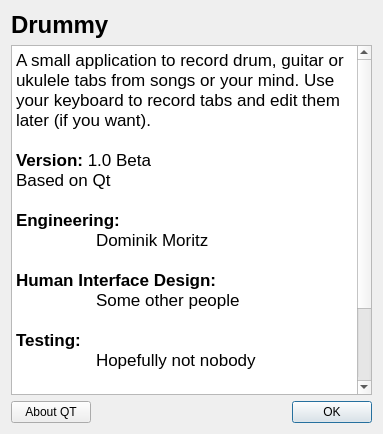
<?xml version="1.0" encoding="UTF-8"?>
<ui version="4.0">
 <class>About</class>
 <widget class="QDialog" name="About">
  <property name="geometry">
   <rect>
    <x>0</x>
    <y>0</y>
    <width>383</width>
    <height>434</height>
   </rect>
  </property>
  <property name="windowTitle">
   <string>About Drummy</string>
  </property>
  <layout class="QVBoxLayout" name="verticalLayout">
   <item>
    <widget class="QLabel" name="label">
     <property name="font">
      <font>
       <pointsize>18</pointsize>
       <weight>75</weight>
       <bold>true</bold>
      </font>
     </property>
     <property name="text">
      <string>Drummy</string>
     </property>
    </widget>
   </item>
   <item>
    <widget class="QTextBrowser" name="textBrowser">
     <property name="html">
      <string>&lt;!DOCTYPE HTML PUBLIC &quot;-//W3C//DTD HTML 4.0//EN&quot; &quot;http://www.w3.org/TR/REC-html40/strict.dtd&quot;&gt;
&lt;html&gt;&lt;head&gt;&lt;meta name=&quot;qrichtext&quot; content=&quot;1&quot; /&gt;&lt;style type=&quot;text/css&quot;&gt;
p, li { white-space: pre-wrap; }
&lt;/style&gt;&lt;/head&gt;&lt;body style=&quot; font-family:'Lucida Grande'; font-size:13pt; font-weight:400; font-style:normal;&quot;&gt;
&lt;p style=&quot; margin-top:0px; margin-bottom:0px; margin-left:0px; margin-right:0px; -qt-block-indent:0; text-indent:0px;&quot;&gt;A small application to record drum, guitar or ukulele tabs from songs or your mind. Use your keyboard to record tabs and edit them later (if you want). &lt;/p&gt;
&lt;p style=&quot;-qt-paragraph-type:empty; margin-top:0px; margin-bottom:0px; margin-left:0px; margin-right:0px; -qt-block-indent:0; text-indent:0px;&quot;&gt;&lt;/p&gt;
&lt;p style=&quot; margin-top:0px; margin-bottom:0px; margin-left:0px; margin-right:0px; -qt-block-indent:0; text-indent:0px;&quot;&gt;&lt;span style=&quot; font-weight:600;&quot;&gt;Version:&lt;/span&gt; 1.0 Beta&lt;/p&gt;
&lt;p style=&quot; margin-top:0px; margin-bottom:0px; margin-left:0px; margin-right:0px; -qt-block-indent:0; text-indent:0px;&quot;&gt;Based on Qt&lt;/p&gt;
&lt;p style=&quot;-qt-paragraph-type:empty; margin-top:0px; margin-bottom:0px; margin-left:0px; margin-right:0px; -qt-block-indent:0; text-indent:0px;&quot;&gt;&lt;/p&gt;
&lt;p style=&quot; margin-top:0px; margin-bottom:0px; margin-left:0px; margin-right:0px; -qt-block-indent:0; text-indent:0px;&quot;&gt;&lt;span style=&quot; font-weight:600;&quot;&gt;Engineering:&lt;/span&gt;&lt;/p&gt;
&lt;p style=&quot; margin-top:0px; margin-bottom:0px; margin-left:0px; margin-right:0px; -qt-block-indent:0; text-indent:0px;&quot;&gt;	Dominik Moritz&lt;/p&gt;
&lt;p style=&quot;-qt-paragraph-type:empty; margin-top:0px; margin-bottom:0px; margin-left:0px; margin-right:0px; -qt-block-indent:0; text-indent:0px;&quot;&gt;&lt;/p&gt;
&lt;p style=&quot; margin-top:0px; margin-bottom:0px; margin-left:0px; margin-right:0px; -qt-block-indent:0; text-indent:0px;&quot;&gt;&lt;span style=&quot; font-weight:600;&quot;&gt;Human Interface Design:&lt;/span&gt;&lt;/p&gt;
&lt;p style=&quot; margin-top:0px; margin-bottom:0px; margin-left:0px; margin-right:0px; -qt-block-indent:0; text-indent:0px;&quot;&gt;	Some other people&lt;/p&gt;
&lt;p style=&quot;-qt-paragraph-type:empty; margin-top:0px; margin-bottom:0px; margin-left:0px; margin-right:0px; -qt-block-indent:0; text-indent:0px;&quot;&gt;&lt;/p&gt;
&lt;p style=&quot; margin-top:0px; margin-bottom:0px; margin-left:0px; margin-right:0px; -qt-block-indent:0; text-indent:0px;&quot;&gt;&lt;span style=&quot; font-weight:600;&quot;&gt;Testing:&lt;/span&gt;&lt;/p&gt;
&lt;p style=&quot; margin-top:0px; margin-bottom:0px; margin-left:0px; margin-right:0px; -qt-block-indent:0; text-indent:0px;&quot;&gt;	Hopefully not nobody&lt;/p&gt;
&lt;p style=&quot;-qt-paragraph-type:empty; margin-top:0px; margin-bottom:0px; margin-left:0px; margin-right:0px; -qt-block-indent:0; text-indent:0px;&quot;&gt;&lt;/p&gt;
&lt;p style=&quot; margin-top:0px; margin-bottom:0px; margin-left:0px; margin-right:0px; -qt-block-indent:0; text-indent:0px;&quot;&gt;&lt;span style=&quot; font-weight:600;&quot;&gt;Documentation:&lt;/span&gt;&lt;/p&gt;
&lt;p style=&quot; margin-top:0px; margin-bottom:0px; margin-left:0px; margin-right:0px; -qt-block-indent:0; text-indent:0px;&quot;&gt;	Whoever&lt;/p&gt;
&lt;p style=&quot;-qt-paragraph-type:empty; margin-top:0px; margin-bottom:0px; margin-left:0px; margin-right:0px; -qt-block-indent:0; text-indent:0px;&quot;&gt;&lt;/p&gt;
&lt;p style=&quot; margin-top:0px; margin-bottom:0px; margin-left:0px; margin-right:0px; -qt-block-indent:0; text-indent:0px;&quot;&gt;&lt;span style=&quot; font-weight:600;&quot;&gt;With special thanks to:&lt;/span&gt;&lt;/p&gt;
&lt;p style=&quot; margin-top:0px; margin-bottom:0px; margin-left:0px; margin-right:0px; -qt-block-indent:0; text-indent:0px;&quot;&gt;	Mom&lt;/p&gt;&lt;/body&gt;&lt;/html&gt;</string>
     </property>
    </widget>
   </item>
   <item>
    <layout class="QHBoxLayout" name="horizontalLayout">
     <item>
      <widget class="QPushButton" name="aboutQTbutton">
       <property name="text">
        <string>About QT</string>
       </property>
      </widget>
     </item>
     <item>
      <widget class="QDialogButtonBox" name="buttonBox">
       <property name="standardButtons">
        <set>QDialogButtonBox::Ok</set>
       </property>
      </widget>
     </item>
    </layout>
   </item>
  </layout>
 </widget>
 <resources/>
 <connections/>
</ui>
